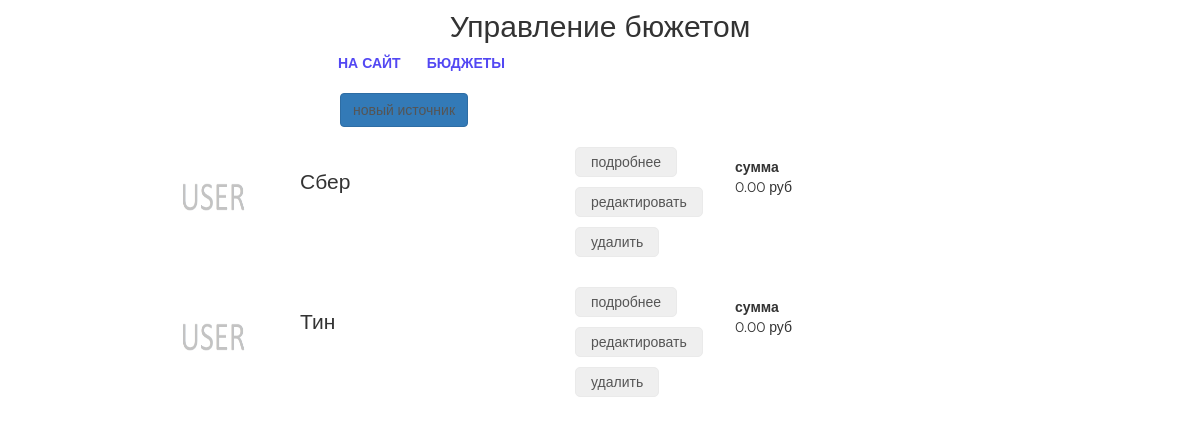
Page /set/budget/1/source/ (signed in) on the earlier database version.
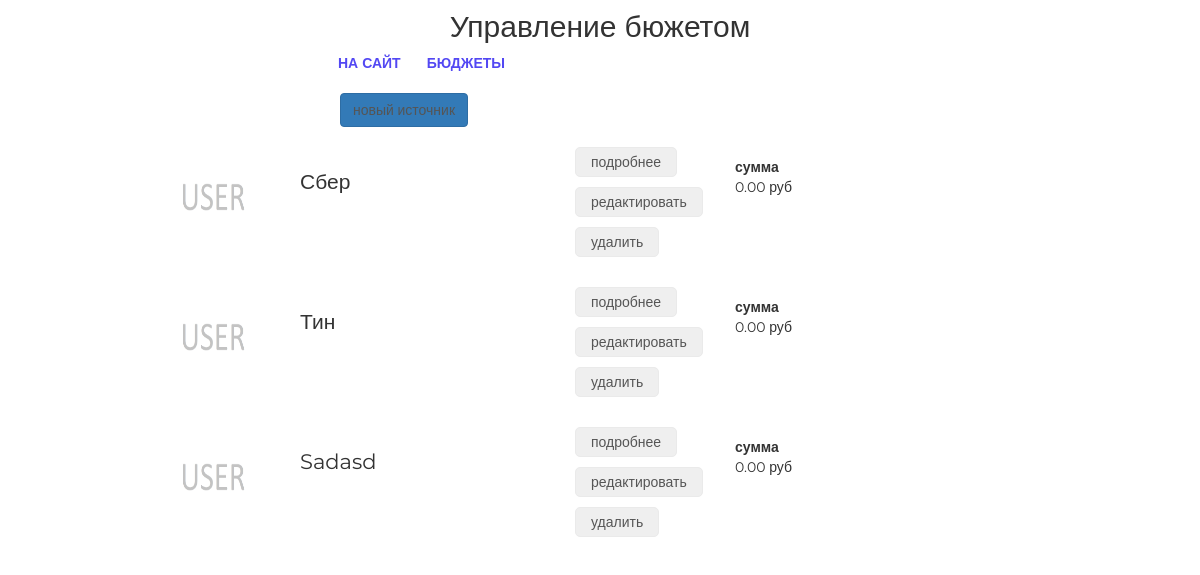
Same page on the later database version.
### mainapp/models.py (models this page shows)
class Source(models.Model):
    budget = models.ForeignKey(
        Budget, on_delete=models.CASCADE)
    name_source = models.CharField('название', max_length=64)
    description = models.TextField('описание', blank=True)
    amount_source = models.DecimalField(
        'общая сумма', max_digits=15, decimal_places=2, default=0)

### setbudgetapp/views.py (the view)
# urls.py: path('budget/<int:pk>/source/', setbudgetapp.source_list,
@login_required
def source_list(request, pk):
    budget_pk = pk
    budget = get_object_or_404(Budget, pk=budget_pk)
    object_list = budget.source_set.all()
    context = {
        'page_title': 'управление/бюджет/источники',
        'budget_pk': budget_pk,
        'object_list': object_list,
    }
    return render(request, 'mainapp/source_list.html', context)

### setbudgetapp/templates/mainapp/source_list.html (shortened to what this page needs)
{% extends 'setbudgetapp/base.html' %}
{% load static %}
{% block container %}
    <div class="users_list">
        <a class="btn btn-primary new_user"
           href={% url 'set:source_create' budget_pk%}>новый источник</a>
        {% for object in object_list %}
            <div class="product_record">
                <img src="/media/{{ object.image|default:'products_images/default.jpg' }}" alt="{{ object.name }}">
                <div class="product_name">
                    {{ object.name_source|title }}
                </div>
                <div class="product_actions">
                    <button>
                        <a href={% url 'set:source_details' pk=object.pk budget_pk=budget_pk %}>подробнее</a>
                    </button>
                    <button>
                        <a href={% url 'set:source_update' pk=object.pk %}>редактировать</a>
                    </button>
                    <button>
                        <a href={% url 'set:source_delete' pk=object.pk %}>удалить</a>
                    </button>
                </div>
                <div class="summary">
                    <b>сумма</b>
                    <p>{{ object.amount_source }} руб</p>
                </div>
            </div>
        {% endfor %}
    </div>
{% endblock %}

Differences in the rows shown:
added Source: name_source "Sadasd", amount_source "0.00"
